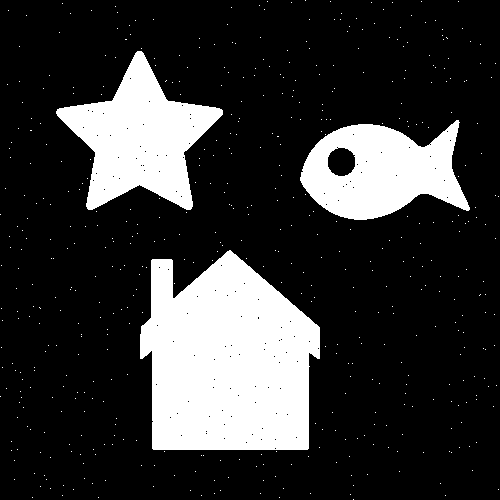
#> input picture Image Processing/task3.png, 500 x 500 px
$ python 'Morphology Image Processsing.py'
#> lines starting #> are read from the running program, lines starting #| are printed output that depends on the picture; after the words box and inside, x2 and y2 are one past the last pixel; in counts of white or black regions, pixels touching at a corner belong together
"""
Morphology Image Processing
(Due date: Nov. 26, 11:59 P.M., 2021)

The goal of this task is to experiment with commonly used morphology
binary image processing techniques. Use the proper combination of the four commonly used morphology operations,
i.e. erosion, dilation, open and close, to remove noises and extract boundary of a binary image.
Specifically, you are given a binary image with noises for your testing, which is named 'task3.png'.
Note that different binary image might be used when grading your code.

You are required to write programs to:
(i) implement four commonly used morphology operations: erosion, dilation, open and close.
    The stucturing element (SE) should be a 3x3 square of all 1's for all the operations.
(ii) remove noises in task3.png using proper combination of the above morphology operations.
(iii) extract the boundaries of the objects in denoised binary image
      using proper combination of the above morphology operations.
Hint:
• Zero-padding is needed before morphology operations.

Do NOT modify the code provided to you.
You are NOT allowed to use OpenCV library except the functions we already been imported from cv2.
You are allowed to use Numpy libraries, HOWEVER,
you are NOT allowed to use any functions or APIs directly related to morphology operations.
Please implement erosion, dilation, open and close operations ON YOUR OWN.
"""

from cv2 import imread, imwrite, imshow, IMREAD_GRAYSCALE, namedWindow, waitKey, destroyAllWindows
import numpy as np


def morph_erode(img):
    """
    :param img: numpy.ndarray(int or bool), image
    :return erode_img: numpy.ndarray(int or bool), image, same size as the input image

    Apply mophology erosion on input binary image.
    Use 3x3 squared structuring element of all 1's.
    """

    # TO DO: implement your solution here

    k = [[1,1,1],[1,1,1],[1,1,1]]

    r,c = img.shape
    pimg = np.pad(img,((1,1),(1,1)))
    e_img = np.zeros(img.shape).astype(int)

    for i in range(1,r - 1):
        for j in range(1, c - 1):

            e_img[i][j]= k[0][0]*pimg[i-1][j-1] and k[0][1]*pimg[i-1][j] and k[0][2]*pimg[i-1][j+1] and k[1][0] * pimg[i][j - 1] and k[1][1]*pimg[i][j] and k[1][2]*pimg[i][j+1] and k[2][0] * pimg[i+1][j - 1] and k[2][1]*pimg[i+1][j] and k[2][2]*pimg[i+1][j+1]

    erode_img = e_img
    return erode_img


def morph_dilate(img):
    """
    :param img: numpy.ndarray(int or bool), image
    :return dilate_img: numpy.ndarray(int or bool), image, same size as the input image

    Apply mophology dilation on input binary image.
    Use 3x3 squared structuring element of all 1's.
    """

    # TO DO: implement your solution here
    k = [[1,1,1],[1,1,1],[1,1,1]]

    r,c = img.shape
    d_img = np.zeros(img.shape).astype(int)


    for i in range(1,r - 1):
        for j in range(1, c - 1):

            d_img[i][j]= np.max(k[0][0]*img[i-1][j-1] or k[0][1]*img[i-1][j] or k[0][2]*img[i-1][j+1] or k[1][0]*img[i][j-1] or k[1][1]*img[i][j] or k[1][2]*img[i][j+1] or k[2][0]*img[i+1][j-1] or k[2][1]*img[i+1][j] or k[2][2]*img[i+1][j+1])

    dilate_img = d_img
    return dilate_img


def morph_open(img):
    """
    :param img: numpy.ndarray(int or bool), image
    :return open_img: numpy.ndarray(int or bool), image, same size as the input image

    Apply mophology opening on input binary image.
    Use 3x3 squared structuring element of all 1's.
    You can use the combination of above morph_erode/dilate functions for this.
    """

    # TO DO: implement your solution here

    open_img = morph_dilate(morph_erode(img))
    return open_img


def morph_close(img):
    """
    :param img: numpy.ndarray(int or bool), image
    :return close_img: numpy.ndarray(int or bool), image, same size as the input image

    Apply mophology closing on input binary image.
    Use 3x3 squared structuring element of all 1's.
    You can use the combination of above morph_erode/dilate functions for this.
    """

    # TO DO: implement your solution here

    close_img = morph_erode(morph_dilate(img))
    return close_img


def denoise(img):
    """
    :param img: numpy.ndarray(int), image
    :return denoise_img: numpy.ndarray(int), image, same size as the input image

    Remove noises from binary image using morphology operations.
    If you convert the dtype of input binary image from int to bool,
    make sure to convert the dtype of returned image back to int.
    """

    # TO DO: implement your solution here


    denoise_img = morph_close(morph_open(img))
    return denoise_img


def boundary(img):
    """
    :param img: numpy.ndarray(int), image
    :return denoise_img: numpy.ndarray(int), image, same size as the input image

    Extract boundaries from binary image using morphology operations.
    If you convert the dtype of input binary image from int to bool,
    make sure to convert the dtype of returned image back to int.
    """

    # TO DO: implement your solution here


    img1 = morph_dilate(img)
    bound_img = img1 - img

    return bound_img


if __name__ == "__main__":
    img = imread('task3.png', IMREAD_GRAYSCALE)
#> img: shape (500, 500); 20.8% white; 518 white regions (515 under 20 px), largest, box (x1, y1, x2, y2) and area: (140, 250, 320, 450) 27930, (56, 51, 223, 210) 12732, (300, 120, 470, 220) 10859
    row , col = img.shape
#> row = 500; col = 500
    denoise_img = denoise(img)
#> in morph_erode, `pimg = np.pad(img,((1,1),(1,1)))`: pimg: shape (502, 502); 20.7% white; 518 white regions (515 under 20 px), largest, box (x1, y1, x2, y2) and area: (141, 251, 321, 451) 27930, (57, 52, 224, 211) 12732, (301, 121, 471, 221) 10859
#> after the loop in morph_erode, `for i in range(1,r - 1):`:
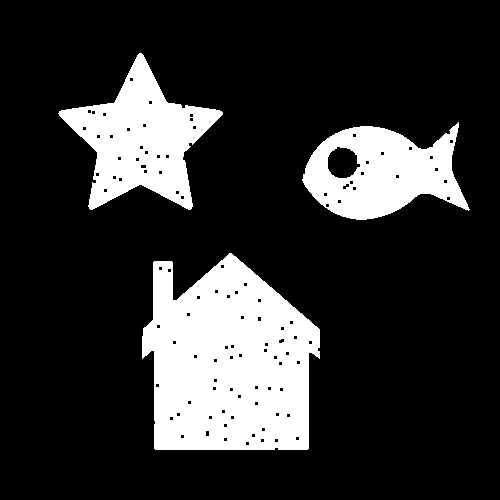
#> e_img: shape (500, 500) int64; 19.3% white; 3 white regions, box (x1, y1, x2, y2) and area: (142, 253, 320, 450) 26578, (58, 53, 223, 210) 11740, (302, 122, 470, 220) 9947
#> in morph_dilate, `k = [[1,1,1],[1,1,1],[1,1,1]]`: k = [[1, 1, 1], [1, 1, 1], [1, 1, 1]]
#> after the loop in morph_dilate, `for i in range(1,r - 1):`:
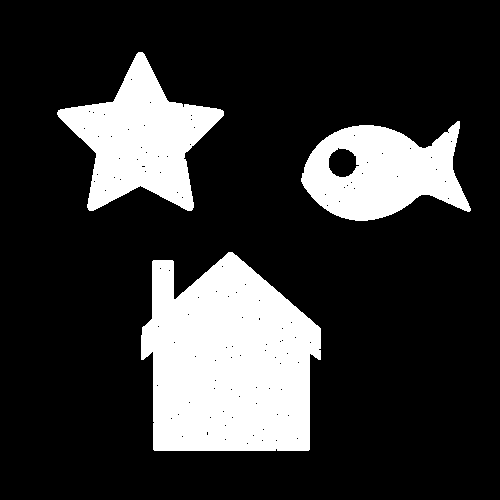
#> d_img: shape (500, 500) int64; 20.6% white; 3 white regions, box (x1, y1, x2, y2) and area: (141, 252, 321, 451) 27924, (57, 52, 224, 211) 12725, (301, 121, 471, 221) 10847
#> after the loop in morph_dilate (call 2), `for i in range(1,r - 1):`:
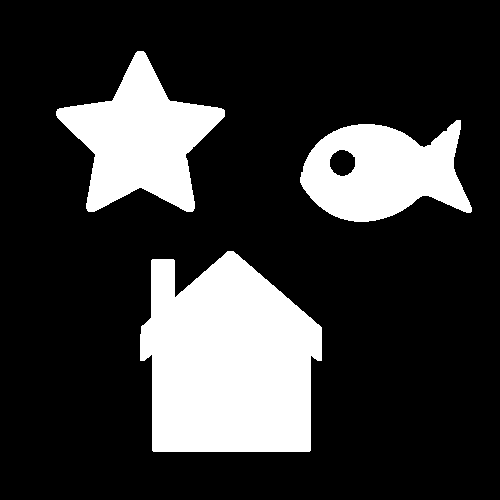
#> d_img: shape (500, 500) int64; 21.6% white; 3 white regions, box (x1, y1, x2, y2) and area: (140, 251, 322, 452) 28857, (56, 51, 225, 212) 13502, (300, 120, 472, 222) 11614
#> in morph_erode (call 2), `pimg = np.pad(img,((1,1),(1,1)))`:
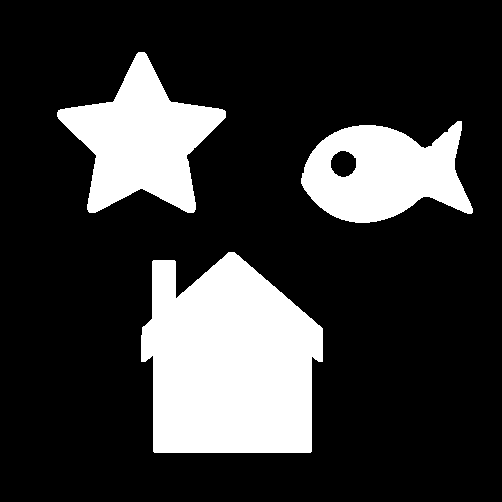
#> pimg: shape (502, 502) int64; 21.4% white; 3 white regions, box (x1, y1, x2, y2) and area: (141, 252, 323, 453) 28857, (57, 52, 226, 213) 13502, (301, 121, 473, 223) 11614
#> after the loop in morph_erode (call 2), `for i in range(1,r - 1):`:
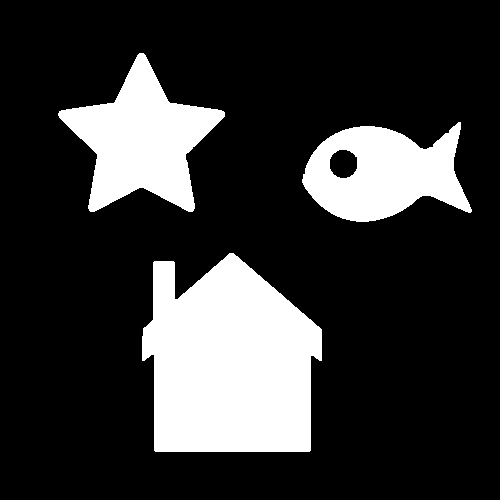
#> e_img: shape (500, 500) int64; 20.7% white; 3 white regions, box (x1, y1, x2, y2) and area: (142, 253, 322, 452) 27997, (58, 53, 225, 212) 12762, (302, 122, 472, 222) 10870
    imwrite('results/task3_denoise.jpg', denoise_img)
    bound_img = boundary(denoise_img)
#> after the loop in morph_dilate (call 3), `for i in range(1,r - 1):`:
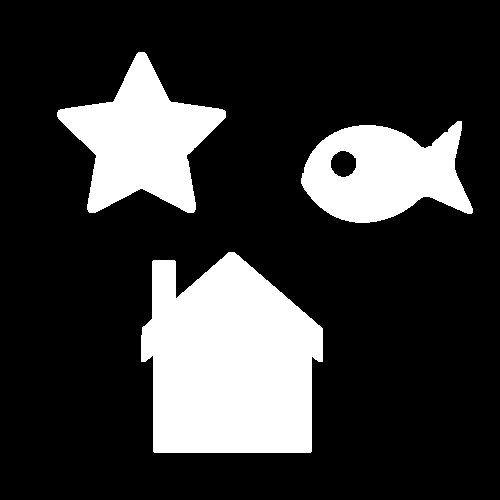
#> d_img: shape (500, 500) int64; 21.6% white; 3 white regions, box (x1, y1, x2, y2) and area: (141, 252, 323, 453) 28857, (57, 52, 226, 213) 13502, (301, 121, 473, 223) 11614
#> in boundary, `bound_img = img1 - img`:
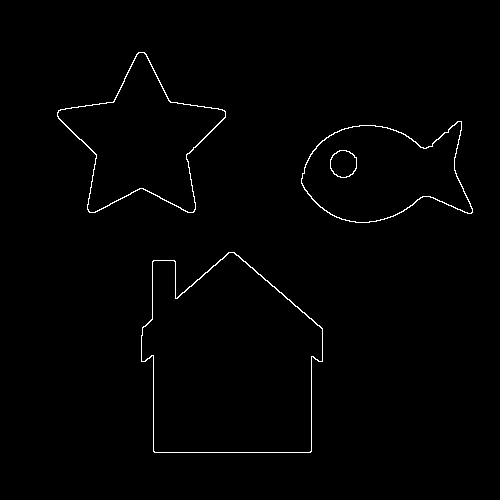
#> bound_img: shape (500, 500) int64; 0.94% white in thin lines or dots, all inside (x1, y1, x2, y2) = (57, 52, 473, 453)
    imwrite('results/task3_boundary.jpg', bound_img)

$ run again, with Image Processing/task2.png copied over Image Processing/task3.png
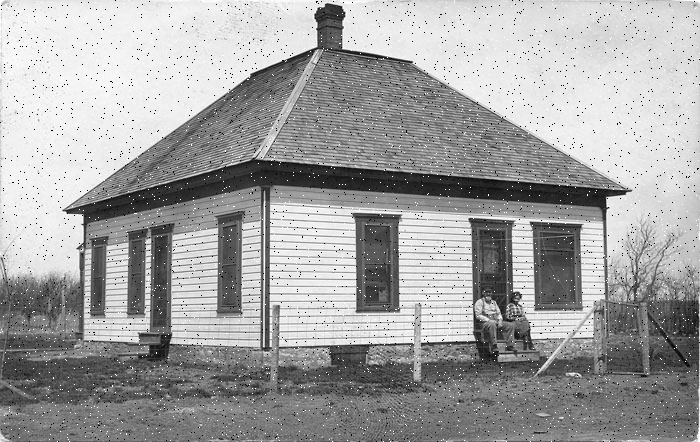
#> input picture Image Processing/task2.png, 700 x 442 px
#> img is the input picture: shape (442, 700); min 0, max 255, mean 162.3
#> in morph_dilate, `k = [[1,1,1],[1,1,1],[1,1,1]]`: k = [[1, 1, 1], [1, 1, 1], [1, 1, 1]]
#> after the loop in morph_dilate (call 2), `for i in range(1,r - 1):`:
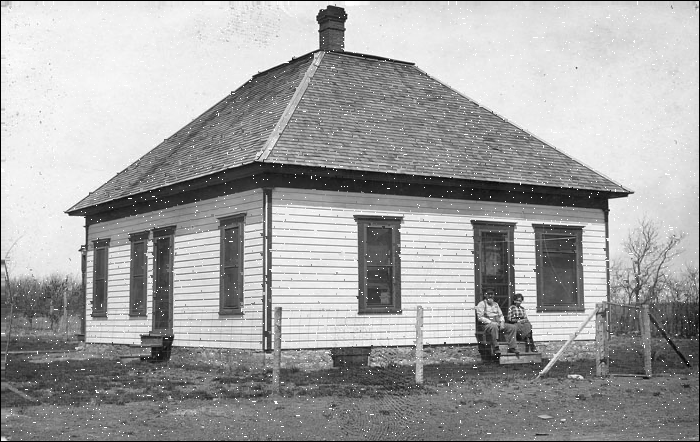
#> d_img: shape (442, 700) int64; min 0, max 255, mean 163.1
#> `imwrite('results/task3_boundary.jpg', bound_img)`:
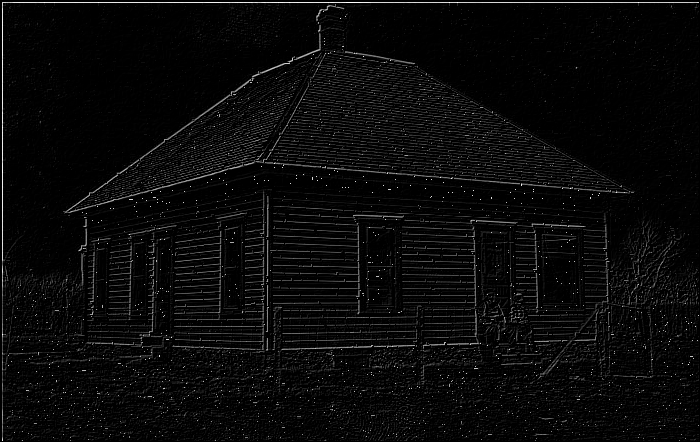
#> saved as task3_boundary.jpg: shape (442, 700); min 0, max 255, mean 9.6
